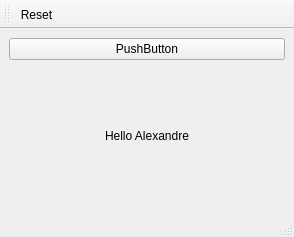
<?xml version="1.0" encoding="UTF-8"?>
<ui version="4.0">
 <class>MainWindow</class>
 <widget class="QMainWindow" name="MainWindow">
  <property name="geometry">
   <rect>
    <x>0</x>
    <y>0</y>
    <width>294</width>
    <height>237</height>
   </rect>
  </property>
  <property name="windowTitle">
   <string>MainWindow</string>
  </property>
  <widget class="QWidget" name="centralwidget">
   <layout class="QVBoxLayout" name="verticalLayout">
    <item>
     <widget class="QPushButton" name="helloPushButton">
      <property name="text">
       <string>PushButton</string>
      </property>
     </widget>
    </item>
    <item>
     <widget class="QLabel" name="helloLabel">
      <property name="layoutDirection">
       <enum>Qt::RightToLeft</enum>
      </property>
      <property name="text">
       <string>Hello Alexandre</string>
      </property>
      <property name="alignment">
       <set>Qt::AlignCenter</set>
      </property>
     </widget>
    </item>
   </layout>
  </widget>
  <widget class="QMenuBar" name="menubar">
   <property name="geometry">
    <rect>
     <x>0</x>
     <y>0</y>
     <width>294</width>
     <height>22</height>
    </rect>
   </property>
  </widget>
  <widget class="QStatusBar" name="statusbar"/>
  <widget class="QToolBar" name="toolBar">
   <property name="windowTitle">
    <string>toolBar</string>
   </property>
   <attribute name="toolBarArea">
    <enum>TopToolBarArea</enum>
   </attribute>
   <attribute name="toolBarBreak">
    <bool>false</bool>
   </attribute>
   <addaction name="actionReset"/>
  </widget>
  <action name="actionReset">
   <property name="icon">
    <iconset>
     <normaloff>reset_icon.png</normaloff>reset_icon.png</iconset>
   </property>
   <property name="text">
    <string>Reset</string>
   </property>
   <property name="toolTip">
    <string>Reset</string>
   </property>
  </action>
 </widget>
 <resources/>
 <connections/>
</ui>
